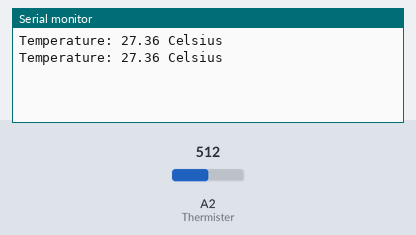
Recording of a sketch running on a simulated Arduino Uno, built with avr-gcc and run on an emulated ATmega328P. On the bench: the last lines printed to the serial monitor. The test bench sets the inputs (shaded band); at power-on: A2 (Thermister) = 512.

Above: at 1.8 s.
1.9 s: A2 (Thermister) set to 716
At 2.8 s:
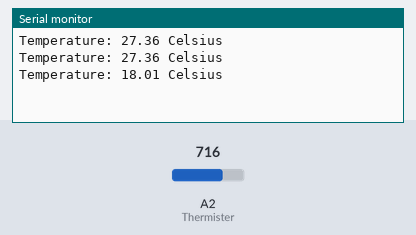
3.4 s: A2 (Thermister) set to 900
At 4.8 s:
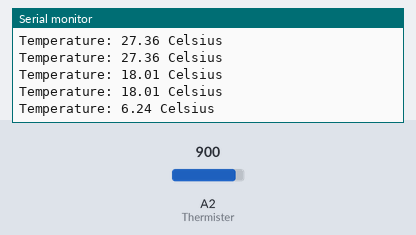
Timing chart, 0 to 6.4 s (numbered marks = the images above; inputs shaded):
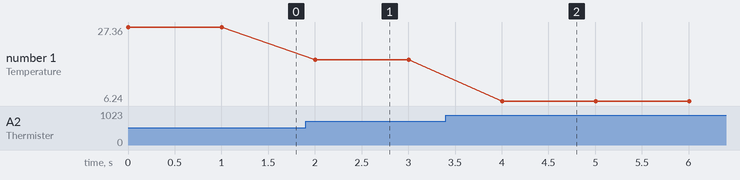

Measured:
- after the input at 1.9 s, the serial monitor: prints a new line after 0.10 s (image 1)
- after the input at 3.4 s, the serial monitor: prints a new line after 0.60 s (image 2)
- plotted number 1: 27.36 → 18.01 after the input at 1.9 s, 18.01 → 6.24 after the input at 3.4 s

The sketch:

thermistor.ino
```cpp
#define Thermister A2
// Constants for the specific thermistor
const double Vbus = 3.3;
const double Rs = 9380.0;

// Given constants for the thermistor

const double R0 = 11600.0; // Nominal resistance of the thermistor at room temperature (in Ohms)
//const float ROOM_TEMP = (23.2+273.15) // room temperature
const double beta = 3950.0; // Beta value for the NTC-MF52 thermistor


void setup() {
pinMode(Thermister, INPUT);
Serial.begin(9600);

}

void loop() {

int data = analogRead(Thermister);
double voltage = (Vbus / 1024.0) * (data+1); // Convert analog reading to voltage
//double R_measured = ((data-1023)/(data+1))*Rs;
double coffecient = log(voltage * Rs / (Vbus-voltage) / R0)/2.0;
//double coffecient = (voltage*Rs)/(Vbus-voltage);
// Using the Steinhart-Hart equation
double temp = 1.0 / ((1.0 / (273.15 + 25)) + (coffecient/beta));
//double temp = 1.0 / ((1.0 / (273.15 + 19)) + ((log(coffecient/R0))/beta));
double temperature = temp - 273.15;

Serial.print("Temperature: ");
Serial.print(temperature);
Serial.println(" Celsius");
delay(1000);


}
```
